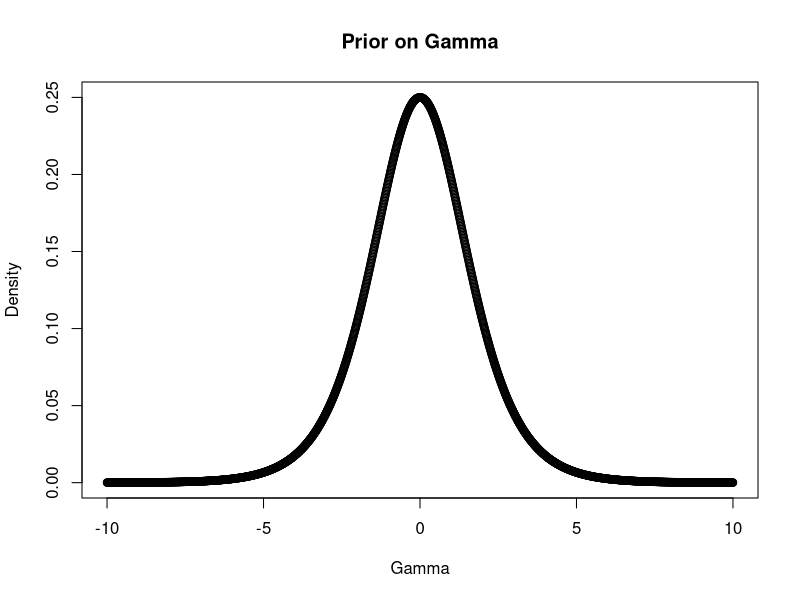
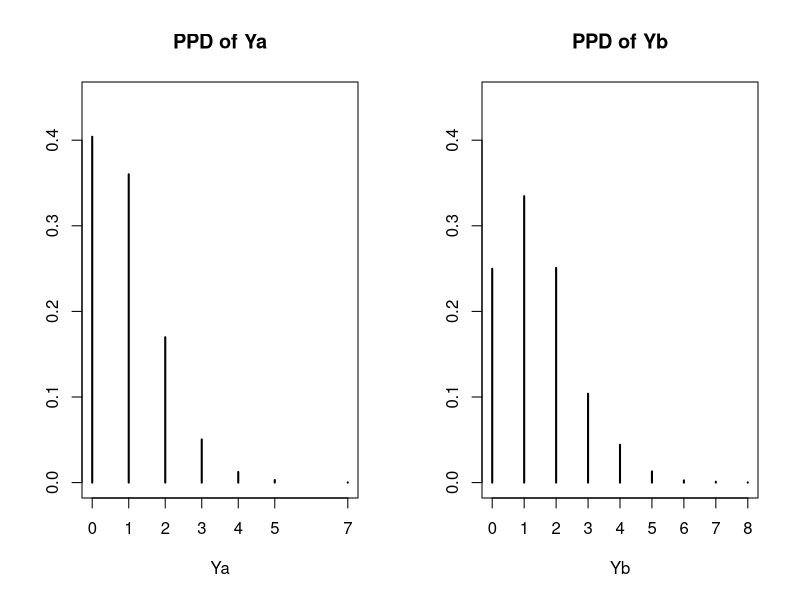
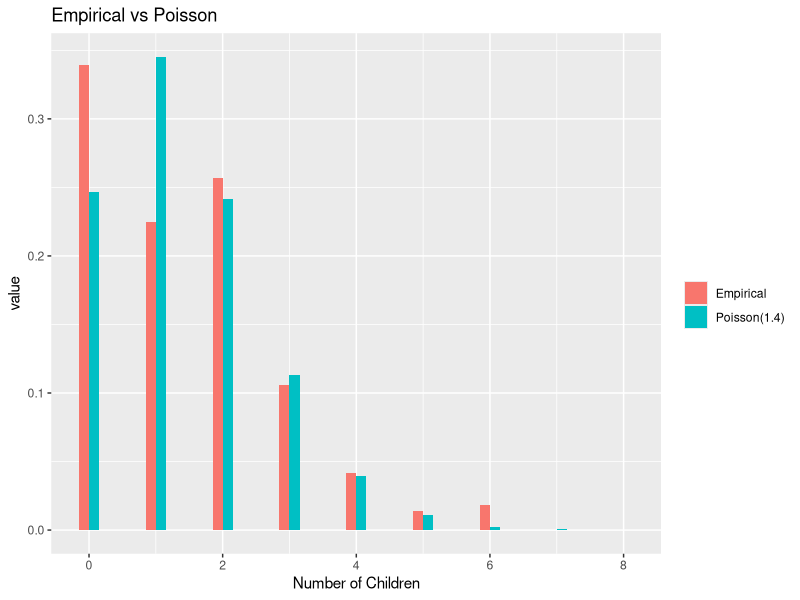
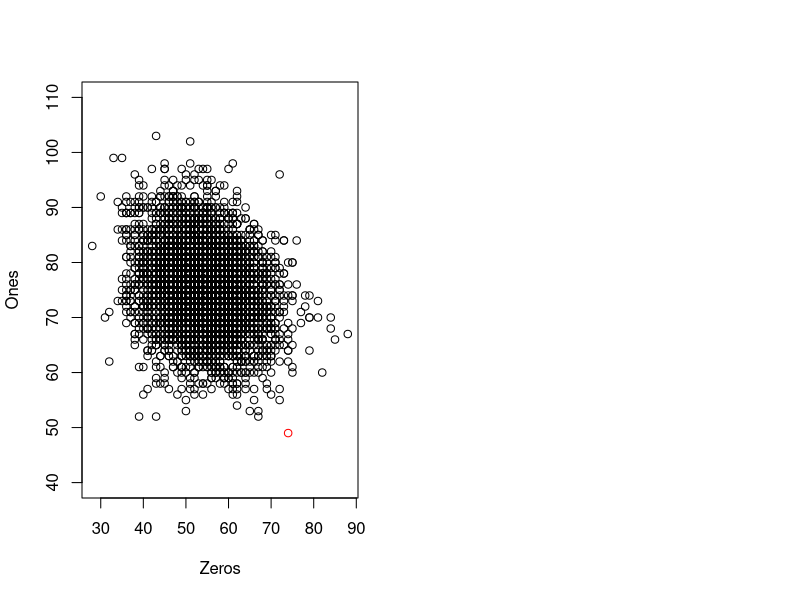

Here is the R script that generated these plots, in order:
## ---- chunk 1
gamma = seq(-10,10,.01)
density = 1/(exp(gamma)*(1 + exp(-gamma))^2)
plot(gamma, density, xlab = "Gamma", ylab = "Density", main = "Prior on Gamma")
## ---- chunk 2
bach <- read.csv("bach.csv")
no_bach <- read.csv("nobach.csv")
## ---- chunk 3
set.seed(2)
a <- 2; b <- 1
sy1 = sum(bach); n1 <- dim(bach)[1]
sy2 = sum(no_bach); n2 <- dim(no_bach)[1]

theta1.mc <- rgamma(5000, a + sy1, b + n1)
theta2.mc <- rgamma(5000, b + sy2, b + n2)
y1.mc <- rpois(5000, theta1.mc)
y2.mc <- rpois(5000, theta2.mc)
## ---- chunk 4
par(mfrow = c(1,2))
y1.ppd = table(y1.mc)/length(y1.mc)
y2.ppd = table(y2.mc)/length(y2.mc)
plot(y1.ppd, xlab = "Ya", ylab = "",main = "PPD of Ya", ylim = c(0,.45))
plot(y2.ppd, xlab = "Yb", ylab = "",main = "PPD of Yb", ylim = c(0,.45))
## ---- chunk 5
theta_diff = theta2.mc - theta1.mc
quantile(theta_diff,probs = c(.025,.975))
## ---- chunk 6
y_diff = y2.mc - y1.mc
quantile(y_diff,probs = c(.025,.975))
## ---- chunk 7
library(tidyverse)
library(reshape2)

ed_b = table(no_bach)/dim(no_bach)[1]
pois_b = dpois(x = seq(0,10),lambda = 1.4)
x = seq(0,8)
ed_b = c(ed_b,0,0)
pois_b = pois_b[1:9]
df = data.frame(x, ed_b, pois_b)
df2 = melt(df,id.var = 'x')

df2 |> 
  ggplot(aes(x = x, y = value, fill = variable)) +
  geom_bar(stat = 'identity', position = 'dodge',width = .3) +
  scale_fill_discrete(name = "", labels = c("Empirical","Poisson(1.4)")) +
  labs(title = "Empirical vs Poisson",x = "Number of Children")
## ---- chunk 8
set.seed(99)
counts = matrix(0, nrow = 5000, ncol = 2,dimnames = list(c(),c("Zeros","Ones")))
for(i in 1:length(theta2.mc)) {
  poisson_pull = rpois(218,theta2.mc[i])
  counts[i,"Zeros"] <-  sum(poisson_pull == 0)
  counts[i,"Ones"] <-  sum(poisson_pull == 1)
}
## ---- chunk 9
observed_zeros = sum(no_bach$Count == 0)
observed_ones = sum(no_bach$Count == 1)
plot(counts[,"Zeros"],counts[,"Ones"], ylim = c(40,110),
     xlab = "Zeros",ylab = "Ones")
points(observed_zeros,observed_ones,col = "red")
